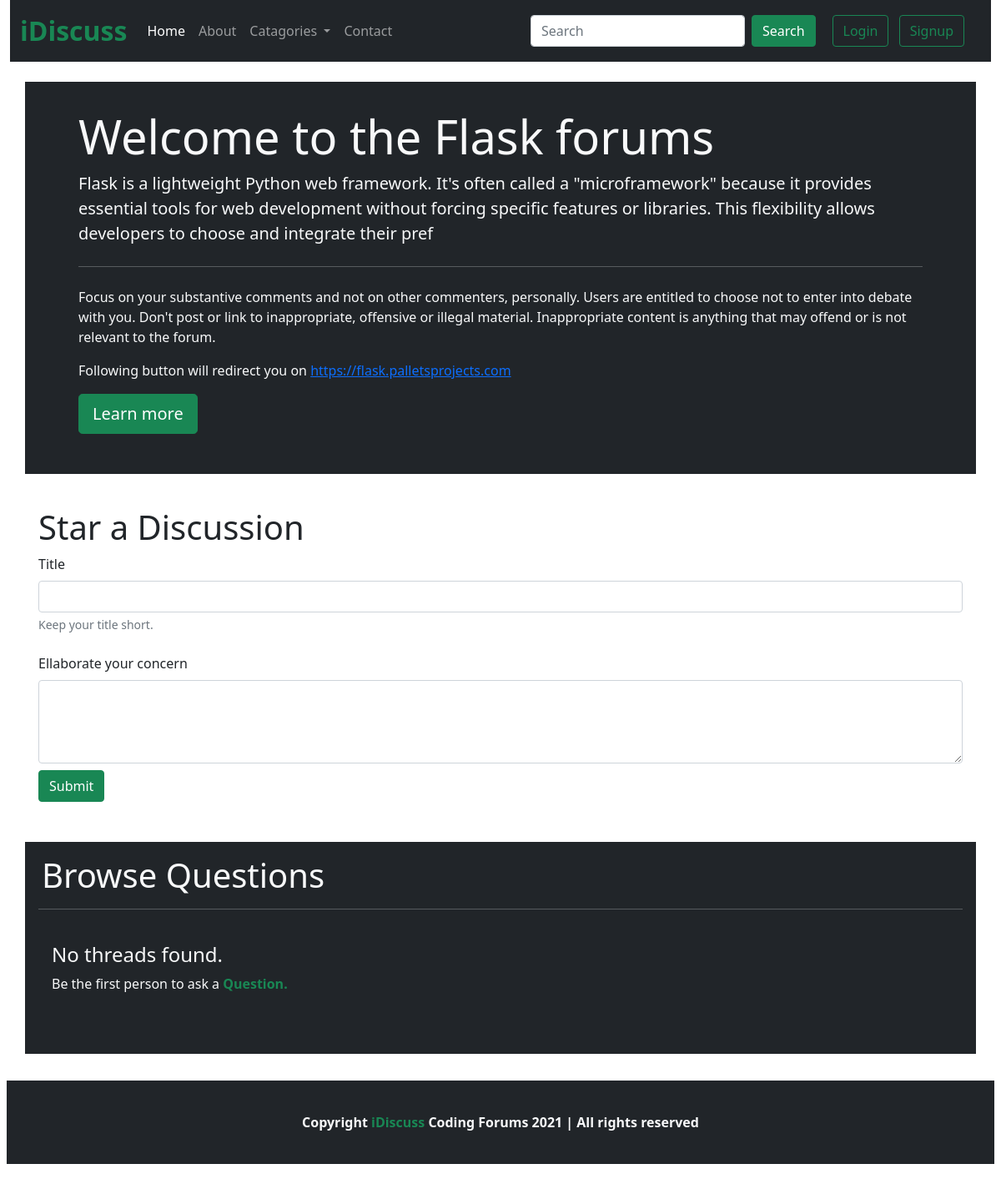
The app's page /threadlist.php?catid=4 with its own data.
### tables this page shows
CREATE TABLE `categories` (
  `category_id` int(11) NOT NULL,
  `category_name` varchar(255) NOT NULL,
  `category_discription` varchar(255) NOT NULL,
  `created_at` datetime NOT NULL DEFAULT current_timestamp(),
  `image_url` varchar(255) DEFAULT NULL,
  `website` varchar(255) NOT NULL
);

### threadlist.php (the view, shortened to what this page needs)
<?php
include('./partials/_dbconnect.php'); ?>
<?php
$id = $_GET['catid'];
$sql = "SELECT * FROM `categories` WHERE category_id=$id";
$result = mysqli_query($conn, $sql);
while ($row = mysqli_fetch_assoc($result)) {
    $catname = $row['category_name'];
    $catdesc = $row['category_discription'];
    $web = $row['website'];
};
?>
<?php
include('./partials/_header.php');
?>
<div class="container my-4 p-3 bg-dark text-light">
    <div class="jumbotron bg-dark text-light px-5 py-3">
        <h1 class="display-4"><b>Welcome to the <?php echo $catname ?> forums</b></h1>
        <p class="lead"> <?php echo $catdesc ?></p>
        <hr class="my-4">
        <p>Focus on your substantive comments and not on other commenters, personally. Users are entitled to choose not to enter into debate with you. Don't post or link to inappropriate, offensive or illegal material. Inappropriate content is anything that may offend or is not relevant to the forum.</p>
        <p class="lead">
        <p>Following button will redirect you on <a href="<?php echo $web ?>"><?php echo $web ?></a> </p>
        <a class="btn btn-success btn-lg my-auto" href="<?php echo $web ?>" role="button">Learn more</a>
        </p>
    </div>
</div>
<div class="container p-3">
    <h1>Star a Discussion</h1>
    <form class="" method="post" action="<?php echo $_SERVER['REQUEST_URI'] ?>">
        <div class="mb-3">
            <label for="thread_title" name="thread_title" class="form-label">Title</label>
            <input type="text" class="form-control" id="thread_title" name="thread_title" aria-describedby="emailHelp">
            <div id="emailHelp" class="form-text">Keep your title short.</div>
        </div>
        <div class="form-group">
            <label for="thread_desc" class="py-2">Ellaborate your concern</label>
            <textarea class="form-control" id="thread_desc" name="thread_desc" style="height: 100px"></textarea>
        </div>
        <button type="submit" class="btn btn-success my-2">Submit</button>
    </form>
</div>
<?php
$noResult = true;
echo '<div class="container my-4 p-3 bg-dark text-light">
        <h1 class="px-1">Browse Questions</h1>
        <hr>';
if ($noResult) {
    echo '
        <div class=" my-4 p-3">
            <h4>No threads found.</h4>
            <p>Be the first person to ask a <b><a href="#thread_title" class="text-decoration-none text-success">Question.</a></p>
         </div>
    </div>
    ';
}
?>
<?php include('_footer.php'); ?>

### partials/_header.php (style rules this page uses)
* { margin:0; padding:0 box-sizing: border-box; }

### records on screen
categories: category_name "Flask", category_discription "Flask is a lightweight Python web framework. It's often called a \"microframework\" because it provides essential tools for web development without forcing specific features or libraries. This flexibility allows developers to choose and integrate their pref", website "https://flask.palletsprojects.com"
